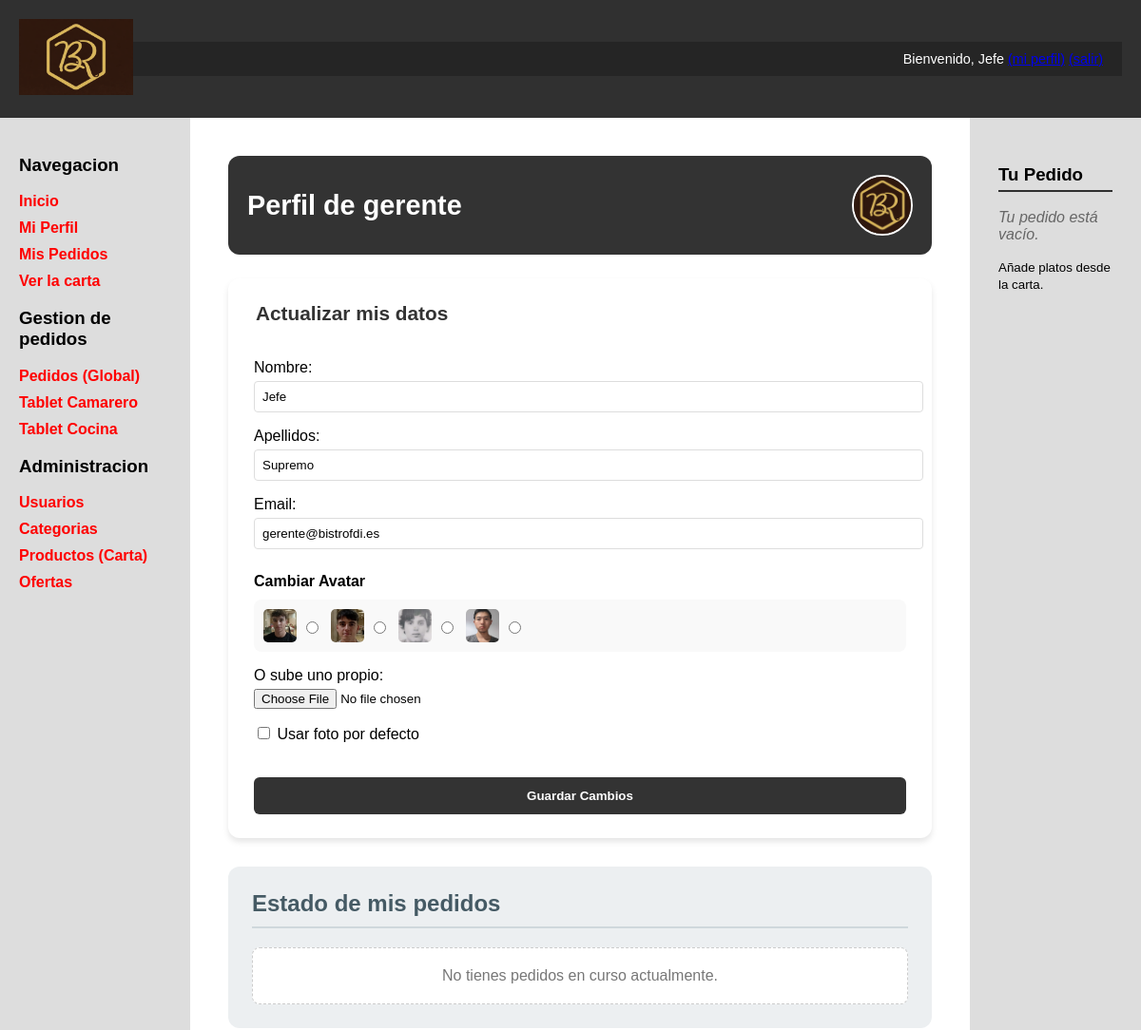
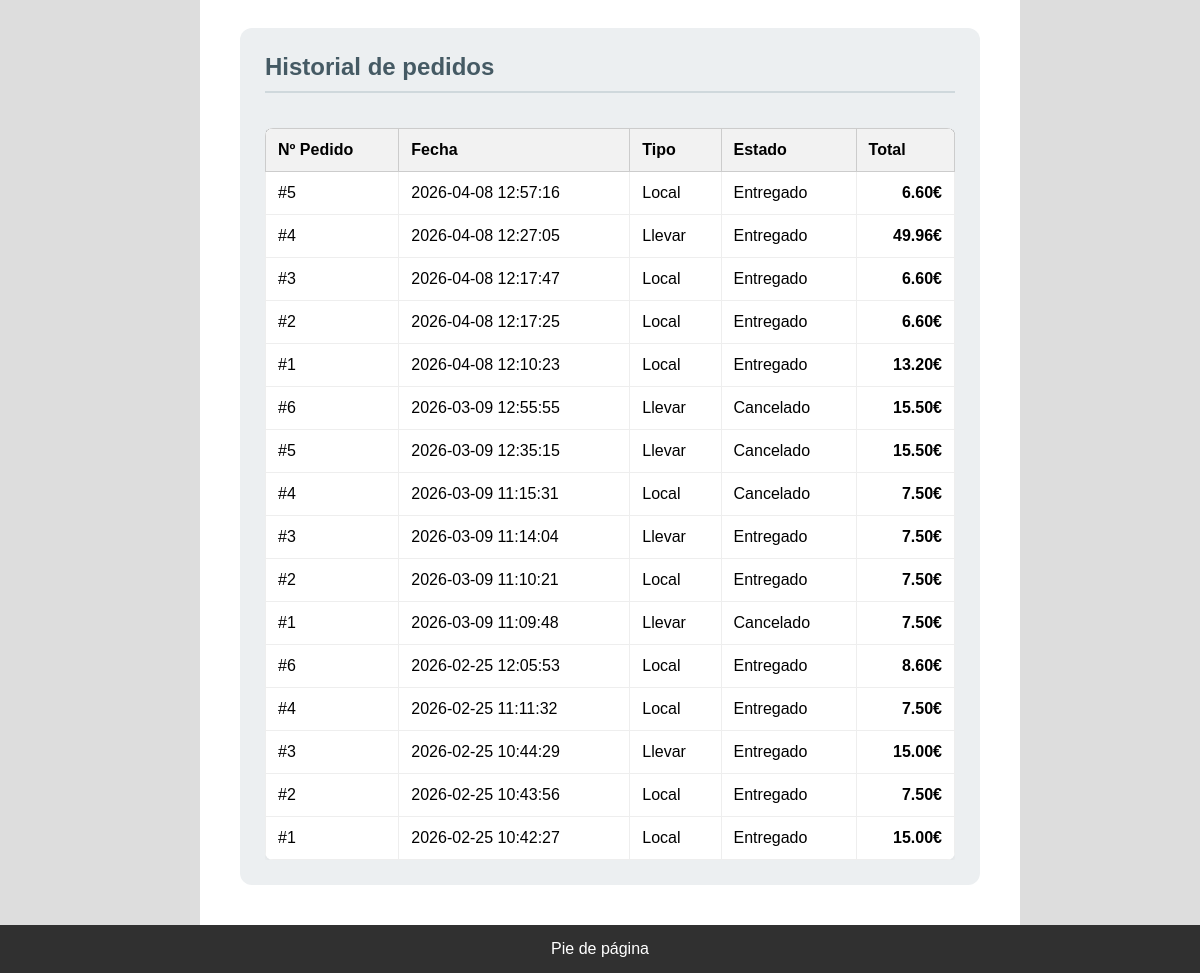
The app's page /perfil.php (signed in) with its own data (2 pictures, top to bottom).
### tables this page shows
CREATE TABLE `usuarios` (
  `id` int(11) NOT NULL,
  `nombreUsuario` varchar(30) NOT NULL,
  `password` varchar(70) NOT NULL,
  `avatar` varchar(255) DEFAULT 'default.png',
  `nombre` varchar(50) NOT NULL,
  `apellidos` varchar(100) NOT NULL,
  `email` varchar(100) NOT NULL,
  `rol` int(11) NOT NULL DEFAULT 1
);

CREATE TABLE `pedidos` (
  `id` int(11) NOT NULL,
  `id_usuario` int(11) NOT NULL,
  `numero_pedido` int(11) NOT NULL,
  `fecha` datetime DEFAULT current_timestamp(),
  `estado` enum('Recibido','En preparacion','Cocinando','Listo cocina','Terminado','Entregado','Cancelado') NOT NULL DEFAULT 'Recibido',
  `tipo` enum('Local','Llevar') NOT NULL,
  `total` decimal(10,2) NOT NULL DEFAULT 0.00,
  `id_cocinero` int(11) DEFAULT NULL
);

### includes/config.php (called while the page is built, shortened)
<?php
spl_autoload_register(function ($class) {
    $prefix = 'es\\ucm\\fdi\\aw\\';
    $base_dir = __DIR__ . '/clases/';
    $len = strlen($prefix);
    $relative_class = substr($class, $len);
    $file = $base_dir . str_replace('\\', '/', $relative_class) . '.php';
});

### includes/clases/Aplicacion.php (called while the page is built, shortened)
<?php
class Aplicacion
{
	private $bdDatosConexion;
	private $inicializada = false;
	private $conn;
	public function init($bdDatosConexion)
	{
		if (!$this->inicializada) {
			$this->bdDatosConexion = $bdDatosConexion;
			$this->inicializada = true;
		}
	}
	public function getConexionBd()
	{
		if (!$this->conn) {
			$bdHost = $this->bdDatosConexion['host'];
			$bdUser = $this->bdDatosConexion['user'];
			$bdPass = $this->bdDatosConexion['pass'];
			$bd = $this->bdDatosConexion['bd'];
			$conn = new \mysqli($bdHost, $bdUser, $bdPass, $bd);
			$this->conn = $conn;
		}
		return $this->conn;
	}
	public function ejecutarConsultaBd($sql, $tipos = null, ...$parametros)
	{
		$conn = $this->getConexionBd();
		$stmt = $conn->prepare($sql);
		if ($tipos && !empty($parametros)) {
			$stmt->bind_param($tipos, ...$parametros);
		}
		if (!$stmt->execute()) {
			echo "Error al ejecutar la consulta ({$stmt->errno}): {$stmt->error}";
			exit();
		}
		return $stmt;
	}
}

### includes/clases/usuarios/Usuario.php (called while the page is built, shortened)
<?php
class Usuario
{
    public static function buscaUsuario($nombreUsuario)
    {
        $queryUsuario = "SELECT * FROM usuarios WHERE nombreUsuario = ?";
        $rs = Aplicacion::getInstance()->ejecutarConsultaBd($queryUsuario, "s", $nombreUsuario)->get_result();
        $result = false;
        if ($rs) {
            $fila = $rs->fetch_assoc();
            if ($fila) {
                $result = new Usuario($fila['nombreUsuario'], $fila['password'], $fila['nombre'], $fila['id'], $fila['rol'], $fila['avatar'], $fila['apellidos'], $fila['email']);
            }
        }
        return $result;
    }
    private $id;
    private $nombreUsuario;
    private $nombre;
    private $avatar;
    private $apellidos;
    private $email;
    private function __construct($nombreUsuario, $password, $nombre, $id = null, $rol = self::USER_ROLE, $avatar = null, $apellidos = null, $email = null)
    {
        $this->id = $id;
        $this->nombreUsuario = $nombreUsuario;
        $this->nombre = $nombre;
        $this->avatar = $avatar;
        $this->apellidos = $apellidos;
        $this->email = $email;
    }
    public function getId() { return $this->id; }
    public function getNombreUsuario() { return $this->nombreUsuario; }
    public function getNombre() { return $this->nombre; }
    public function getAvatar() { return $this->avatar ?? 'default.png'; }
    public function getApellidos() { return $this->apellidos; }
    public function getEmail() { return $this->email; }
}

### includes/clases/pedidos/Pedido.php (called while the page is built, shortened)
<?php
class Pedido
{
    public static function historialPorUsuario(int $idUsuario): array
    {
        $estadosActivos = ['En preparacion', 'Cocinando', 'Listo cocina', 'Terminado'];
        return self::porUsuarioYEstados($idUsuario, $estadosActivos, false);
    }
    private static function porUsuarioYEstados(int $idUsuario, array $estados, bool $in): array
    {
        $placeholders = implode(',', array_fill(0, count($estados), '?'));
        $tipos = 'i' . str_repeat('s', count($estados));
        $operador = $in ? 'IN' : 'NOT IN';
        $query = "SELECT * FROM pedidos
                  WHERE id_usuario = ?
                  AND estado $operador ($placeholders)
                  ORDER BY fecha DESC";
        $params = array_merge([$idUsuario], $estados);
        $rs = Aplicacion::getInstance()->ejecutarConsultaBd($query, $tipos, ...$params)->get_result();
        $pedidos = [];
        if ($rs) {
            while ($fila = $rs->fetch_assoc()) {
                $pedidos[] = $fila;
            }
        }
        return $pedidos;
    }
}

### perfil.php (the view, shortened to what this page needs)
<?php
require_once __DIR__.'/includes/config.php';
$nombreUsuario = (string)$_SESSION['nombreUsuario'];
$usuarioObj = Usuario::buscaUsuario($nombreUsuario);
$usuario = [
    'id'            => $usuarioObj->getId(),
    'nombreUsuario' => $usuarioObj->getNombreUsuario(),
    'nombre'        => $usuarioObj->getNombre(),
    'avatar'        => $usuarioObj->getAvatar(),
];
$pedidosActivos = Pedido::activosPorUsuario((int)$usuario['id']);
$htmlActivos = "";
if (!empty($pedidosActivos)) {
    foreach ($pedidosActivos as $pedido) {
        $htmlActivos .= "
        <div class='perfil-pedido-activo'>
            <div class='perfil-pedido-activo-header'>
                <strong class='perfil-pedido-activo-titulo'>Pedido #{$pedido['numero_pedido']}</strong>
                <span class='perfil-pedido-activo-estado'>{$pedido['estado']}</span>
            </div>
            <div class='perfil-pedido-activo-detalle'>
                <p><strong>Fecha:</strong> {$pedido['fecha']}</p>
                <p><strong>Tipo:</strong> {$pedido['tipo']}</p>
                <p class='perfil-pedido-activo-total'><strong>Total: " . number_format($pedido['total'], 2) . "€</strong></p>
            </div>
        </div>";
    }
} else {
    $htmlActivos = "<div class='perfil-pedido-activo-vacio'>No tienes pedidos en curso actualmente.</div>";
}
$pedidosHistorial = Pedido::historialPorUsuario((int)$usuario['id']);
if (!empty($pedidosHistorial)) {
    $filasHistorial = "";
    foreach ($pedidosHistorial as $ped) {
        $total = number_format($ped['total'], 2);
        $filasHistorial .= "
        <tr class='perfil-historial-row'>
            <td class='perfil-historial-cell'>#{$ped['numero_pedido']}</td>
            <td class='perfil-historial-cell'>{$ped['fecha']}</td>
            <td class='perfil-historial-cell'>{$ped['tipo']}</td>
            <td class='perfil-historial-cell'>{$ped['estado']}</td>
            <td class='perfil-historial-cell perfil-historial-cell--total'>{$total}€</td>
        </tr>";
    }
} else {
    $filasHistorial = "<tr><td colspan='5' class='perfil-historial-vacio'>No hay historial de pedidos.</td></tr>";
}
$htmlHistorial = <<<EOS
    <table class='perfil-historial-tabla'>
        <thead class='perfil-historial-thead'>
            <tr>
                <th class='perfil-historial-th'>Nº Pedido</th>
                <th class='perfil-historial-th'>Fecha</th>
                <th class='perfil-historial-th'>Tipo</th>
                <th class='perfil-historial-th'>Estado</th>
                <th class='perfil-historial-th'>Total</th>
            </tr>
        </thead>
        <tbody>$filasHistorial</tbody>
    </table>
EOS;
$formPerfil = new FormularioPerfil($_SESSION['nombreUsuario']);
$htmlFormPerfil = $formPerfil->gestiona();
$rutaImgs = RUTA_IMGS;
$contenidoPrincipal = <<<EOS
    <div class="perfil-header">
        <h1 class="perfil-header-title">Perfil de {$usuario['nombreUsuario']}</h1>
        <img src="{$rutaImgs}/avatares/{$usuario['avatar']}" class="perfil-header-avatar">
    </div>
    <div class="perfil-layout">
        <div class="perfil-form-wrapper">
            $htmlFormPerfil
        </div>
        <div class="perfil-panels">
            <div class="perfil-panel">
                <h2 class="perfil-panel-title">Estado de mis pedidos</h2>
                <div>$htmlActivos</div>
            </div>
            <div class="perfil-panel">
                <h2 class="perfil-panel-title">Historial de pedidos</h2>
                <div class="perfil-historial-wrapper">$htmlHistorial</div>
            </div>
        </div>
    </div>
EOS;
require __DIR__.'/includes/vistas/plantillas/plantilla.php';

### includes/clases/usuarios/FormularioPerfil.php (shortened to what this page needs)
<?php
class FormularioPerfil extends Formulario
{
    private $nombreUsuario;
    public function __construct($nombreUsuario)
    {
        $this->nombreUsuario = $nombreUsuario;
    }
    protected function generaCamposFormulario(&$datos)
    {
        $usuario = Usuario::buscaUsuario($this->nombreUsuario);
        $user = null;
        if ($usuario) {
            $user = [
                'nombre'   => $usuario->getNombre(),
                'apellidos'=> $usuario->getApellidos(),
                'email'    => $usuario->getEmail(),
                'avatar'   => $usuario->getAvatar(),
            ];
        }
        $nombre    = htmlspecialchars($datos['nombre']     ?? $user['nombre']);
        $apellidos = htmlspecialchars($datos['apellidos']  ?? $user['apellidos']);
        $email     = htmlspecialchars($datos['email']      ?? $user['email']);
        $avatarActual = $datos['avatar_pre'] ?? $user['avatar'];
        $avatares = ['alvar.jpg', 'ethan.jpg', 'yago.jpg', 'zhirun.jpg'];
        $htmlAvatares = "";
        foreach ($avatares as $av) {
            $checked = ($avatarActual == $av) ? "checked" : "";
            $htmlAvatares .= "<label class='perfil-avatar-opcion'><img src='" . RUTA_IMGS . "/avatares/$av'><input type='radio' name='avatar_pre' value='$av' $checked></label>";
        }
        $htmlErrores = self::generaListaErroresGlobales($this->errores);
        return <<<EOF
        $htmlErrores
        <fieldset class="perfil-fieldset">
            <legend class="perfil-legend">Actualizar mis datos</legend>
            <p>Nombre:<br><input type="text" name="nombre" value="$nombre" class="perfil-input-text" required></p>
            <p>Apellidos:<br><input type="text" name="apellidos" value="$apellidos" class="perfil-input-text"></p>
            <p>Email:<br><input type="email" name="email" value="$email" class="perfil-input-text" required></p>
            <h4 class="perfil-avatar-title">Cambiar Avatar</h4>
            <div class="perfil-avatar-box">$htmlAvatares</div>
            <p>O sube uno propio:<br><input type="file" name="nueva_foto" accept="image/*" class="perfil-file-input"></p>
            <p class="perfil-checkbox"><input type="checkbox" name="borrar_foto"> Usar foto por defecto</p>
            <button type="submit" name="actualizar" class="perfil-submit">Guardar Cambios</button>
        </fieldset>
        EOF;
    }
}

### CSS/estilo.css (style rules this page uses)
body { background-color: #CDCDCD; margin: 0; font-family: Arial, sans-serif; }
table { width: 100%; border-collapse: collapse; margin-top: 20px; }
th { background-color: #f2f2f2; padding: 12px; border: 1px solid #ccc; text-align: left; }
td { padding: 10px; border: 1px solid #eee; }

### CSS/perfil.css (style rules this page uses)
.perfil-header { background: #333; color: white; padding: 20px; border-radius: 12px; margin-bottom: 25px; display: flex; justify-content: space-between; align-items: center; }
.perfil-header-title { margin: 0; font-size: 1.8em; }
.perfil-header-avatar { width: 60px; height: 60px; border-radius: 50%; border: 2px solid white; object-fit: cover; }
.perfil-layout { display: flex; gap: 30px; align-items: flex-start; flex-wrap: wrap; }
.perfil-form-wrapper { flex: 1; min-width: 300px; background: white; padding: 25px; border-radius: 12px; box-shadow: 0 4px 6px rgba(0, 0, 0, 0.1); }
.perfil-fieldset { border: none; padding: 0; }
.perfil-legend { font-size: 1.3em; font-weight: bold; margin-bottom: 20px; color: #333; }
.perfil-input-text { width: 100%; padding: 8px; margin-top: 5px; border: 1px solid #ddd; border-radius: 4px; }
.perfil-avatar-title { margin: 25px 0 10px 0; }
.perfil-avatar-box { background: #f9f9f9; padding: 10px; border-radius: 8px; margin-bottom: 15px; display: flex; flex-wrap: nowrap; align-items: center; gap: 10px; overflow-x: auto; }
.perfil-file-input { margin-top: 5px; }
.perfil-checkbox { margin-top: 15px; }
.perfil-submit { background: #333; color: white; border: none; padding: 12px 25px; border-radius: 6px; cursor: pointer; font-weight: bold; margin-top: 20px; width: 100%; }
.perfil-panels { flex: 2; min-width: 400px; display: flex; flex-direction: column; gap: 30px; }
.perfil-panel { background: #eceff1; padding: 25px; border-radius: 12px; }
.perfil-panel-title { margin-top: 0; color: #455a64; border-bottom: 2px solid #cfd8dc; padding-bottom: 10px; margin-bottom: 20px; }
.perfil-historial-wrapper { overflow-x: auto; }
.perfil-avatar-opcion { cursor: pointer; display: flex; align-items: center; }
.perfil-avatar-opcion img { width: 35px; height: 35px; object-fit: cover; vertical-align: middle; border-radius: 5px; margin-right: 5px; }
.perfil-pedido-activo-vacio { padding: 20px; background: white; border-radius: 8px; border: 1px dashed #ccc; text-align: center; color: #777; }
.perfil-historial-tabla { width: 100%; border-collapse: collapse; margin-top: 15px; background: white; border-radius: 8px; overflow: hidden; box-shadow: 0 2px 4px rgba(0, 0, 0, 0.05); }
.perfil-historial-thead { background-color: #333; color: black; }
.perfil-historial-th { padding: 12px; text-align: left; }
.perfil-historial-row { border-bottom: 1px solid #eee; }
.perfil-historial-cell { padding: 12px; }
.perfil-historial-cell--total { padding: 12px; text-align: right; font-weight: bold; }

### records on screen
usuarios: nombreUsuario "gerente", avatar (picture), nombre "Jefe", apellidos "Supremo", email "gerente@bistrofdi.es"
pedidos: numero_pedido "5", fecha "2026-04-08 12:57:16", tipo "Local", estado "Entregado", total "6.60"
pedidos: numero_pedido "4", fecha "2026-04-08 12:27:05", tipo "Llevar", estado "Entregado", total "49.96"
pedidos: numero_pedido "3", fecha "2026-04-08 12:17:47", tipo "Local", estado "Entregado", total "6.60"
pedidos: numero_pedido "2", fecha "2026-04-08 12:17:25", tipo "Local", estado "Entregado", total "6.60"
pedidos: numero_pedido "1", fecha "2026-04-08 12:10:23", tipo "Local", estado "Entregado", total "13.20"
pedidos: numero_pedido "6", fecha "2026-03-09 12:55:55", tipo "Llevar", estado "Cancelado", total "15.50"
pedidos: numero_pedido "5", fecha "2026-03-09 12:35:15", tipo "Llevar", estado "Cancelado", total "15.50"
pedidos: numero_pedido "4", fecha "2026-03-09 11:15:31", tipo "Local", estado "Cancelado", total "7.50"
pedidos: numero_pedido "3", fecha "2026-03-09 11:14:04", tipo "Llevar", estado "Entregado", total "7.50"
pedidos: numero_pedido "2", fecha "2026-03-09 11:10:21", tipo "Local", estado "Entregado", total "7.50"
pedidos: numero_pedido "1", fecha "2026-03-09 11:09:48", tipo "Llevar", estado "Cancelado", total "7.50"
pedidos: numero_pedido "6", fecha "2026-02-25 12:05:53", tipo "Local", estado "Entregado", total "8.60"
pedidos: numero_pedido "4", fecha "2026-02-25 11:11:32", tipo "Local", estado "Entregado", total "7.50"
pedidos: numero_pedido "3", fecha "2026-02-25 10:44:29", tipo "Llevar", estado "Entregado", total "15.00"
pedidos: numero_pedido "2", fecha "2026-02-25 10:43:56", tipo "Local", estado "Entregado", total "7.50"
pedidos: numero_pedido "1", fecha "2026-02-25 10:42:27", tipo "Local", estado "Entregado", total "15.00"

### other values on screen
$_SESSION['nombre'] "Jefe"
